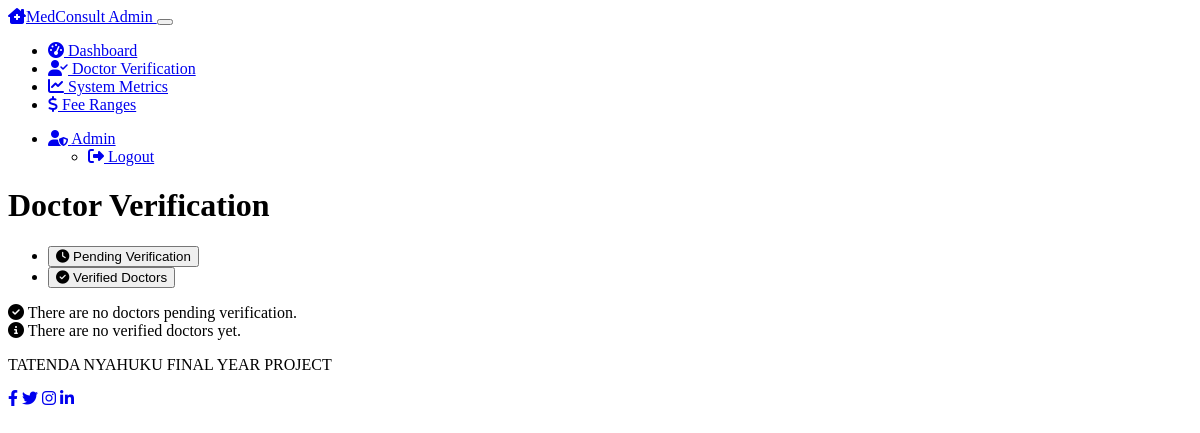
The page /admin/doctor-verification (signed in) on the database as committed earlier.
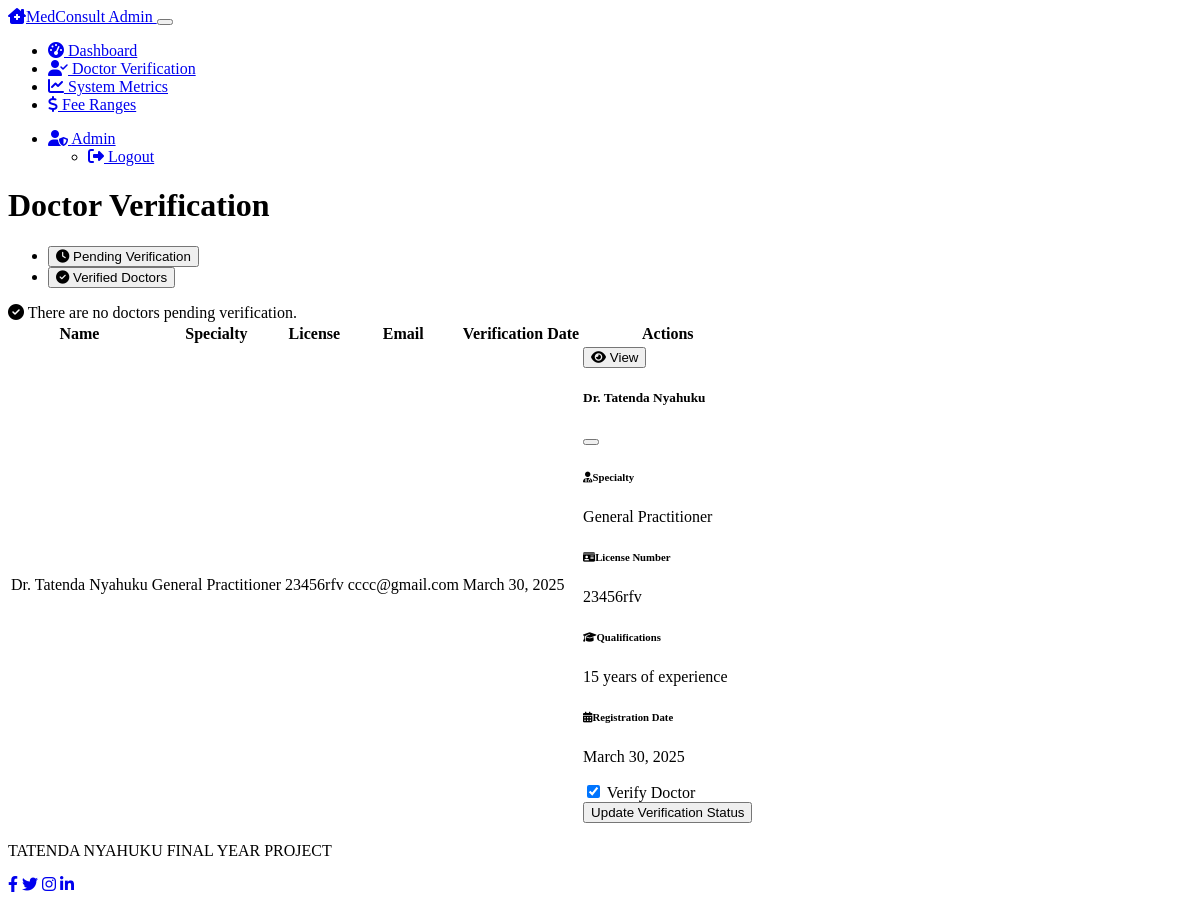
The same page on the database as committed later.
### models.py (models this page shows, shortened)
class Doctor(db.Model):
    __tablename__ = 'doctors'
    id = db.Column(db.Integer, primary_key=True)
    user_id = db.Column(db.Integer, db.ForeignKey('users.id'), nullable=False)
    first_name = db.Column(db.String(50), nullable=False)
    last_name = db.Column(db.String(50), nullable=False)
    specialty = db.Column(db.String(100), nullable=False)
    license_number = db.Column(db.String(50), nullable=False)
    qualifications = db.Column(db.Text, nullable=True)
    min_fee = db.Column(db.Float, nullable=False)
    max_fee = db.Column(db.Float, nullable=False)
    is_verified = db.Column(db.Boolean, default=False)
    consultations = db.relationship('Consultation', backref='doctor', lazy=True)

class User(UserMixin, db.Model):
    __tablename__ = 'users'
    id = db.Column(db.Integer, primary_key=True)
    email = db.Column(db.String(120), unique=True, nullable=False)
    username = db.Column(db.String(64), nullable=False)
    password_hash = db.Column(db.String(256), nullable=False)
    role = db.Column(db.String(20), nullable=False)  # 'patient', 'doctor', 'admin'
    created_at = db.Column(db.DateTime, default=datetime.utcnow)
    patient = db.relationship('Patient', backref='user', uselist=False, lazy=True)
    doctor = db.relationship('Doctor', backref='user', uselist=False, lazy=True)

### routes.py (the view)
@app.route('/admin/doctor-verification')
@login_required
@admin_required
def doctor_verification():
    pending_doctors = Doctor.query.filter_by(is_verified=False).all()
    verified_doctors = Doctor.query.filter_by(is_verified=True).all()
    form = DoctorVerificationForm()
    return render_template('admin/doctor_verification.html',
                          title='Doctor Verification',
                          pending_doctors=pending_doctors,
                          verified_doctors=verified_doctors,
                          form=form)

### forms.py
class DoctorVerificationForm(FlaskForm):
    is_verified = BooleanField('Verify Doctor')
    submit = SubmitField('Update Verification Status')

### app.py (called while the page is built)
@app.before_request
def debug_csrf():
    if request.method == 'POST':
        print('CSRF Token in Form:', request.form.get('csrf_token'))
        print('CSRF Token in Session:', session.get('_csrf_token'))

@app.before_request
def set_csrf_token():
    pass  # CSRF tokens are automatically managed by Flask-WTF

@app.context_processor
def inject_csrf_token():
    return dict(csrf_token=session.get('_csrf_token'))

### models.py (called while the page is built)
@login_manager.user_loader
def load_user(user_id):
    user = User.query.get(int(user_id))
    if user:
        return user
    return None

### routes.py (called while the page is built)
def admin_required(f):
    @wraps(f)
    def decorated_function(*args, **kwargs):
        if not current_user.is_authenticated or current_user.role != 'admin':
            flash('Access denied: Admin access required', 'danger')
            return redirect(url_for('login'))
        return f(*args, **kwargs)
    return decorated_function

### templates/admin/doctor_verification.html (shortened to what the changed rows need)
{% extends "layout.html" %}
{% block content %}
<div class="row mb-4">
    <div class="col-12">
        <h1 class="mb-4">Doctor Verification</h1>
        <div class="tab-content" id="verificationTabContent">
            <div class="tab-pane fade" id="verified" role="tabpanel" aria-labelledby="verified-tab">
                {% if verified_doctors %}
                    <div class="table-responsive">
                        <table class="table table-dark table-striped">
                            <thead>
                                <tr>
                                    <th>Name</th>
                                    <th>Specialty</th>
                                    <th>License</th>
                                    <th>Email</th>
                                    <th>Verification Date</th>
                                    <th>Actions</th>
                                </tr>
                            </thead>
                            <tbody>
                                {% for doctor in verified_doctors %}
                                    <tr>
                                        <td>Dr. {{ doctor.first_name }} {{ doctor.last_name }}</td>
                                        <td>{{ doctor.specialty }}</td>
                                        <td>{{ doctor.license_number }}</td>
                                        <td>{{ doctor.user.email }}</td>
                                        <td>{{ doctor.user.created_at.strftime('%B %d, %Y') }}</td>
                                        <td>
                                            <button class="btn btn-sm btn-outline-info"
                                                    data-bs-toggle="modal"
                                                    data-bs-target="#doctorDetailsModal{{ doctor.id }}">
                                                <i class="fas fa-eye me-1"></i> View
                                            </button>
                                            <div class="modal fade" id="doctorDetailsModal{{ doctor.id }}" tabindex="-1" aria-hidden="true">
                                                <div class="modal-dialog">
                                                    <div class="modal-content bg-dark text-light">
                                                        <div class="modal-header">
                                                            <h5 class="modal-title">Dr. {{ doctor.first_name }} {{ doctor.last_name }}</h5>
                                                            <button type="button" class="btn-close" data-bs-dismiss="modal" aria-label="Close"></button>
                                                        </div>
                                                        <div class="modal-body">
                                                            <div class="mb-3">
                                                                <h6><i class="fas fa-user-md me-2"></i>Specialty</h6>
                                                                <p>{{ doctor.specialty }}</p>
                                                            </div>
                                                            <div class="mb-3">
                                                                <h6><i class="fas fa-id-card me-2"></i>License Number</h6>
                                                                <p>{{ doctor.license_number }}</p>
                                                            </div>
                                                            <div class="mb-3">
                                                                <h6><i class="fas fa-graduation-cap me-2"></i>Qualifications</h6>
                                                                <p>{{ doctor.qualifications }}</p>
                                                            </div>
                                                            <div>
                                                                <h6><i class="fas fa-calendar-alt me-2"></i>Registration Date</h6>
                                                                <p>{{ doctor.user.created_at.strftime('%B %d, %Y') }}</p>
                                                            </div>
                                                            <form method="POST" action="{{ url_for('verify_doctor', doctor_id=doctor.id) }}">
                                                                <div class="form-check mb-3">
                                                                    {{ form.is_verified(class="form-check-input", checked=doctor.is_verified) }}
                                                                    {{ form.is_verified.label(class="form-check-label") }}
                                                                </div>
                                                                <div class="d-grid">
                                                                    {{ form.submit(class="btn btn-primary") }}
                                                                </div>
                                                            </form>
                                                        </div>
                                                    </div>
                                                </div>
                                            </div>
                                        </td>
                                    </tr>
                                {% endfor %}
                            </tbody>
                        </table>
                    </div>
                {% else %}
                    <div class="alert alert-info">
                        <i class="fas fa-info-circle me-2"></i>
                        There are no verified doctors yet.
                    </div>
                {% endif %}
            </div>
        </div>
    </div>
</div>
{% endblock %}

Rows that differ between the two databases and show on the page:
added Doctor: first_name "Tatenda", last_name "Nyahuku", specialty "General Practitioner", license_number "23456rfv", user.email "cccc@gmail.com", user.created_at "March 30, 2025", qualifications "15 years of experience", is_verified "☑", is_verified.label "Verify Doctor"
Other text that changed with them:
text no longer shown: "There are no verified doctors yet."
text now shown: "Name Specialty License Email Verification Date Actions"
